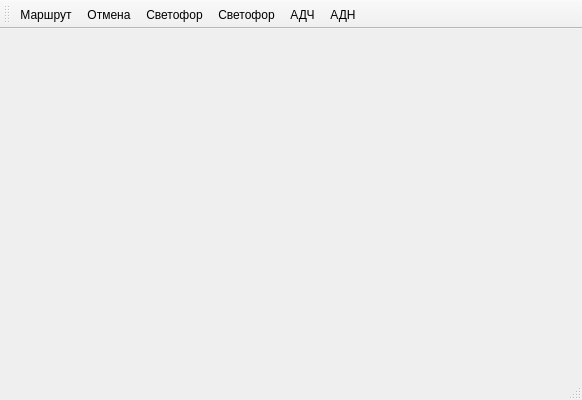
<?xml version="1.0" encoding="UTF-8"?>
<ui version="4.0">
 <class>MainWindow</class>
 <widget class="QMainWindow" name="MainWindow">
  <property name="geometry">
   <rect>
    <x>0</x>
    <y>0</y>
    <width>582</width>
    <height>400</height>
   </rect>
  </property>
  <property name="windowTitle">
   <string>MainWindow</string>
  </property>
  <widget class="QWidget" name="centralWidget"/>
  <widget class="QMenuBar" name="menuBar">
   <property name="geometry">
    <rect>
     <x>0</x>
     <y>0</y>
     <width>582</width>
     <height>21</height>
    </rect>
   </property>
  </widget>
  <widget class="QToolBar" name="mainToolBar">
   <attribute name="toolBarArea">
    <enum>TopToolBarArea</enum>
   </attribute>
   <attribute name="toolBarBreak">
    <bool>false</bool>
   </attribute>
   <addaction name="action"/>
   <addaction name="action_2"/>
   <addaction name="action_3"/>
   <addaction name="action_4"/>
   <addaction name="action_5"/>
   <addaction name="action_6"/>
  </widget>
  <widget class="QStatusBar" name="statusBar"/>
  <action name="action">
   <property name="checkable">
    <bool>true</bool>
   </property>
   <property name="icon">
    <iconset resource="images.qrc">
     <normaloff>:/images/new/f2_.png</normaloff>
     <normalon>:/images/new/f2.png</normalon>:/images/new/f2_.png</iconset>
   </property>
   <property name="text">
    <string>Маршрут</string>
   </property>
  </action>
  <action name="action_2">
   <property name="checkable">
    <bool>true</bool>
   </property>
   <property name="icon">
    <iconset resource="images.qrc">
     <normaloff>:/images/new/shiftF2_.png</normaloff>
     <normalon>:/images/new/shiftF2.png</normalon>:/images/new/shiftF2_.png</iconset>
   </property>
   <property name="text">
    <string>Отмена</string>
   </property>
  </action>
  <action name="action_3">
   <property name="checkable">
    <bool>true</bool>
   </property>
   <property name="icon">
    <iconset>
     <normaloff>../images/new/f3_.png</normaloff>
     <normalon>../images/new/f3.png</normalon>../images/new/f3_.png</iconset>
   </property>
   <property name="text">
    <string>Светофор</string>
   </property>
  </action>
  <action name="action_4">
   <property name="checkable">
    <bool>true</bool>
   </property>
   <property name="enabled">
    <bool>true</bool>
   </property>
   <property name="icon">
    <iconset>
     <normaloff>../images/new/f4_.png</normaloff>
     <normalon>../images/new/f4.png</normalon>../images/new/f4_.png</iconset>
   </property>
   <property name="text">
    <string>Светофор</string>
   </property>
  </action>
  <action name="action_5">
   <property name="checkable">
    <bool>true</bool>
   </property>
   <property name="icon">
    <iconset>
     <normaloff>../images/new/f5_.png</normaloff>
     <normalon>../images/new/f5.png</normalon>../images/new/f5_.png</iconset>
   </property>
   <property name="text">
    <string>АДЧ</string>
   </property>
  </action>
  <action name="action_6">
   <property name="checkable">
    <bool>true</bool>
   </property>
   <property name="icon">
    <iconset>
     <normaloff>../images/new/f6_.png</normaloff>
     <normalon>../images/new/f6.png</normalon>../images/new/f6_.png</iconset>
   </property>
   <property name="text">
    <string>АДН</string>
   </property>
  </action>
  <action name="action_7">
   <property name="checkable">
    <bool>true</bool>
   </property>
   <property name="icon">
    <iconset>
     <normaloff>../images/new/f7_.png</normaloff>
     <normalon>../images/new/f7.png</normalon>../images/new/f7_.png</iconset>
   </property>
   <property name="text">
    <string>СУ</string>
   </property>
  </action>
 </widget>
 <layoutdefault spacing="6" margin="11"/>
 <resources>
  <include location="images.qrc"/>
 </resources>
 <connections/>
</ui>
